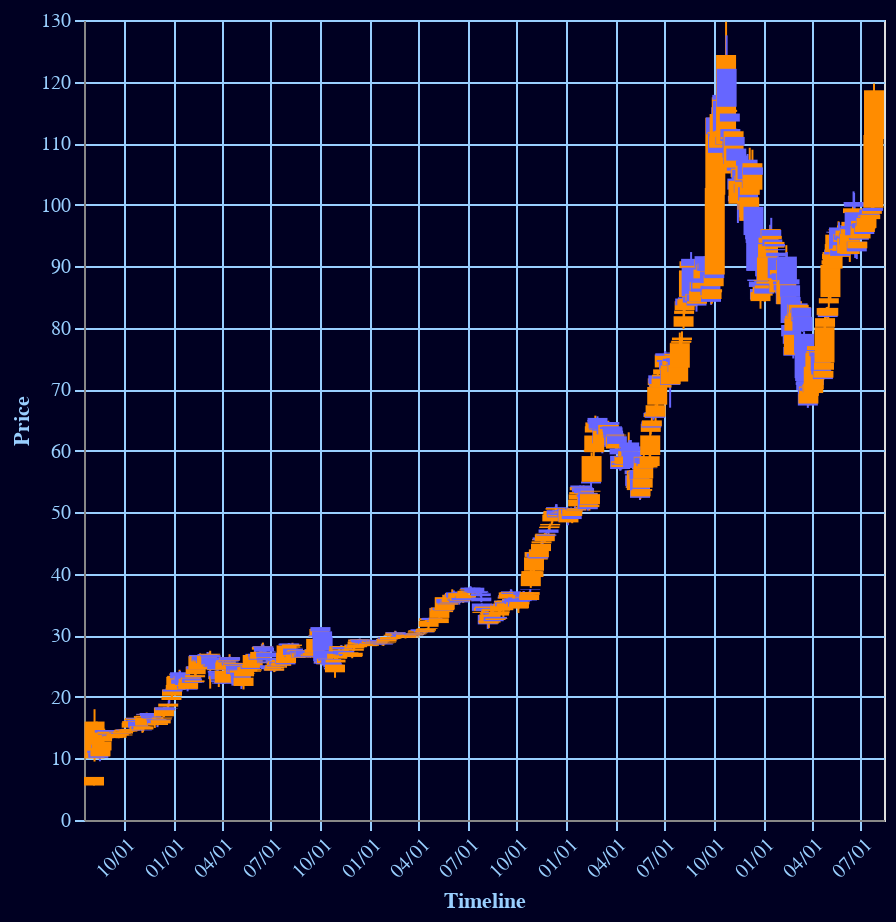

Notebook cell for this chart:
### Code cell
#Generating our general barchart functionL

#Signature: [Formatted] DF, tCenter, tWindow, daySumWidth -> [Altair Chart]
#Purpose: Given chart data, a time window to form bars, an Altair Candlestick chart is generated for inspections.
#Notes: This function expects a header formatted as ['date','open','close','high','low'] 
#Note: I use object dates...and somehow they get interpreted by Altair. Magic is in there somewhere, but this
#isnt the time to investigate.
#
def candlechartview(tickerDF): # tCenter, tWindow, daySumWidth):
    #PreDefinitions:
    blueColor = "#99cfff"
    backgroundColor = '#000022'
    midpoint = math.floor(tickerDF.shape[0]/2)

    #lets check the data integrity, and format accordingly:
    #tests:
    #DF not of zero length or columns.
    if (tickerDF.shape[0] < 1) or (tickerDF.shape[1] < 1):
        raise ValueError("ERROR: One or more Data Frame Dimensions is zero.")
    
    #first column is a valid date option...I don't check this (just needs to be a str obj)
    
    #last four columns are real numbers
    if ((tickerDF.dtypes[1] != 'float64') or (tickerDF.dtypes[2] != 'float64') or (tickerDF.dtypes[3] != 'float64') or (tickerDF.dtypes[4] != 'float64')):
        raise ValueError("ERROR: Columns 1 to 4 are not of float64 type")
        
    #dates are in monotonic sequence (increasing)...check later. For now we know they are as data is clean.
    
    #Tests have passed. Now lets generate a temp dataframe, where we consolidate based
    #time window
    
    
    #we are now ready to generate our plot, and output. Code credits to the Altair Team:
    #https://altair-viz.github.io/gallery/candlestick_chart.html?highlight=candlestick
    
    source = tickerDF
    base = alt.Chart(source).encode(
        alt.X('date:T',
              axis=alt.Axis(
                  format='%m/%d',
                  labelAngle=-45,
                  title='Timeline',
                  gridColor=blueColor,
                  labelColor=blueColor,
                  tickColor=blueColor,
                  titleColor=blueColor
              )
        ),
        color=open_close_color
    ).properties(height=400, width=400)
        
    rule = base.mark_rule().encode(
        alt.Y(
            'low:Q',
            axis=alt.Axis(
                  title='Price',
                  gridColor=blueColor,
                  labelColor=blueColor,
                  tickColor=blueColor,
                  titleColor=blueColor
              ),
                  scale=alt.Scale(zero=False),

        ),
        alt.Y2('high:Q')
    )

    bar = base.mark_bar(width=10).encode(
        alt.Y('open:Q'),
        alt.Y2('close:Q')
    )
    
    #make a dataframe on the spot
    #redLine = alt.Chart(pd.DataFrame({'x': [source.at[midpoint,'date']]})).mark_rule().encode(
     #   x='x')
  
    
    return (rule + bar).configure(background=backgroundColor)
    
    
candlechartview(aspsDF.head(1000))

### Figure 1 — Vega-Lite specification as saved in the notebook (floating-point values rounded to 4 significant figures; data arrays with more than 128 entries replaced by an {"elided": "..."} marker saying what was removed)
{"config": {"view": {"continuousWidth": 400, "continuousHeight": 300}, "background": "#000022"}, "layer": [{"mark": "rule", "encoding": {"color": {"condition": {"value": "#FF8C00", "test": "datum.open <= datum.close"}, "value": "#6666FF"}, "x": {"type": "temporal", "axis": {"format": "%m/%d", "gridColor": "#99cfff", "labelAngle": -45, "labelColor": "#99cfff", "tickColor": "#99cfff", "title": "Timeline", "titleColor": "#99cfff"}, "field": "date"}, "y": {"type": "quantitative", "axis": {"gridColor": "#99cfff", "labelColor": "#99cfff", "tickColor": "#99cfff", "title": "Price", "titleColor": "#99cfff"}, "field": "low", "scale": {"zero": false}}, "y2": {"field": "high"}}, "height": 400, "width": 400}, {"mark": {"type": "bar", "width": 10}, "encoding": {"color": {"condition": {"value": "#FF8C00", "test": "datum.open <= datum.close"}, "value": "#6666FF"}, "x": {"type": "temporal", "axis": {"format": "%m/%d", "gridColor": "#99cfff", "labelAngle": -45, "labelColor": "#99cfff", "tickColor": "#99cfff", "title": "Timeline", "titleColor": "#99cfff"}, "field": "date"}, "y": {"type": "quantitative", "field": "open"}, "y2": {"field": "close"}}, "height": 400, "width": 400}], "data": {"name": "data-9d62d2ad4902dee126ebd4161c5e77dc"}, "$schema": "https://vega.github.io/schema/vega-lite/v4.8.1.json", "datasets": {"data-9d62d2ad4902dee126ebd4161c5e77dc": {"elided": "1000 records"}}}
